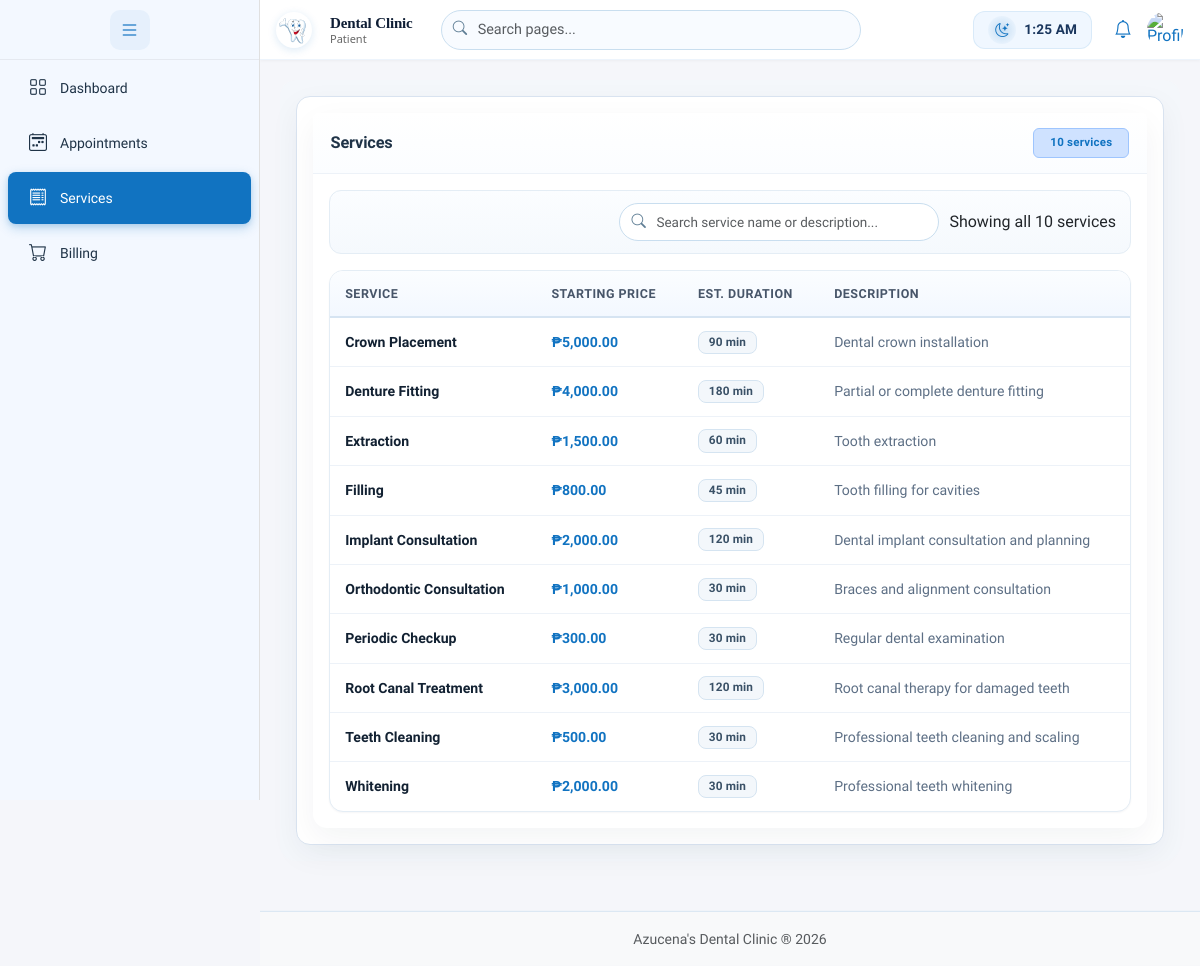
/patient/patient.php?page=services (signed in), run on the app's committed database.
### tables this page shows
CREATE TABLE `services` (
  `service_id` int(11) NOT NULL,
  `service_name` varchar(200) NOT NULL,
  `initial_price` decimal(12,2) NOT NULL DEFAULT 0.00,
  `description` text DEFAULT NULL,
  `created_at` datetime DEFAULT current_timestamp(),
  `added_by` int(11) DEFAULT NULL,
  `is_active` tinyint(1) NOT NULL DEFAULT 1,
  `requires_schedule` tinyint(1) NOT NULL DEFAULT 0,
  `default_duration_minutes` int(11) NOT NULL DEFAULT 30
);

### patient/patient_modules/services.php (the view, shortened to what this page needs)
<?php
include dirname(dirname(__DIR__)) . '/config/database.php';
$services = [];
$svcSql = "SELECT s.service_id,
                  s.service_name,
                  s.initial_price,
                  s.description,
                  s.default_duration_minutes,
                  COALESCE(ts.duration_minutes, s.default_duration_minutes, 30) AS service_duration_minutes
           FROM services s
           LEFT JOIN (
               SELECT t1.service_id, t1.duration_minutes
               FROM timeslot_service t1
               INNER JOIN (
                   SELECT service_id, MAX(id) AS max_id
                   FROM timeslot_service
                   GROUP BY service_id
               ) t2 ON t1.id = t2.max_id
           ) ts ON ts.service_id = s.service_id
           WHERE s.is_active = 1
           ORDER BY s.service_name ASC";
$svcRes = $conn->query($svcSql);
if ($svcRes) {
	while ($r = $svcRes->fetch_assoc()) $services[] = $r;
}
?>
<div class="card border-0">
	<div class="card-header d-flex flex-wrap justify-content-between align-items-center gap-2">
		<h5 class="card-title mb-0">Services</h5>
		<span class="badge bg-primary-subtle text-primary border border-primary-subtle px-3 py-2">
			<?php echo count($services); ?> service<?php echo count($services) === 1 ? '' : 's'; ?>
		</span>
	</div>
	<div class="card-body">
		<div class="unified-table-search-toolbar mb-3">
			<div class="unified-table-search-wrap">
				<input type="search" id="patientServicesSearch" class="form-control unified-table-search-input"
					placeholder="Search service name or description..." autocomplete="off" aria-label="Search services">
			</div>
			<div id="patientServicesSearchMeta" class="patient-appt-history-search-meta"></div>
		</div>
		<?php if (empty($services)): ?>
			<div class="text-center text-muted py-4">No services available.</div>
		<?php else: ?>
			<div class="table-responsive">
				<table class="table table-hover align-middle mb-0" id="patientServicesTable" data-skip-table-search="1">
					<thead>
						<tr>
							<th>Service</th>
							<th>Starting Price</th>
							<th>Est. Duration</th>
							<th>Description</th>
						</tr>
					</thead>
					<tbody>
						<?php foreach ($services as $s): ?>
							<?php
							$duration = (int)($s['service_duration_minutes'] ?? 0);
							$searchBlob = strtolower(trim(
								($s['service_name'] ?? '') . ' ' .
								($s['description'] ?? '') . ' ' .
								number_format((float)($s['initial_price'] ?? 0), 2)
							));
							?>
							<tr data-search="<?php echo htmlspecialchars($searchBlob, ENT_QUOTES, 'UTF-8'); ?>">
								<td class="fw-semibold"><?php echo htmlspecialchars($s['service_name']); ?></td>
								<td class="text-primary fw-semibold">₱<?php echo number_format((float)$s['initial_price'], 2); ?></td>
								<td>
									<?php if ($duration > 0): ?>
										<span class="badge bg-light text-dark border"><?php echo $duration; ?> min</span>
									<?php else: ?>
										<span class="text-muted">TBD</span>
									<?php endif; ?>
								</td>
								<td class="text-muted small" style="max-width: 420px;">
									<?php echo htmlspecialchars($s['description'] ?? '—'); ?>
								</td>
							</tr>
						<?php endforeach; ?>
					</tbody>
				</table>
			</div>
		<?php endif; ?>
	</div>
</div>

### assets/css/main.css (style rules this page uses)
:root { --primary-color: #1173c1; --primary-hover: #0a4f88; --primary-gradient: #1173c1; --primary-gradient-hover: #0a4f88; --profile-primary-color: #1173c1; --profile-primary-hover: #0a4f88; --bs-primary: #1173c1; --bs-primary-rgb: 17, 115, 193; --bs-info: #1173c1; --bs-info-rgb: 17, 115, 193; --bs-link-color: #1173c1; --bs-link-hover-color: #0a4f88; --bs-focus-ring-color: rgba(17, 115, 193, 0.25); --bs-nav-pills-link-active-bg: #1173c1; --bs-pagination-active-bg: #1173c1; --bs-pagination-active-border-color: #1173c1; --bs-dropdown-link-active-bg: #1173c1; --sidebar-bg: #f3f8ff; --sidebar-text: #1f3347; --header-bg: var(--primary-color); --border-color: #d6e4f2; --light-bg: #f5f6fa; --text-muted: #6c757d; --success: #28a745; --danger: #dc3545; --warning: #1173c1; --info: #1173c1; }
body { font-family: 'Mothwing', sans-serif; background-color: var(--light-bg); color: var(--sidebar-text); line-height: 1.6; overflow-x: hidden; }
.secretary-portal, .admin-portal, .doctor-portal, .patient-portal { display: flex; flex-direction: column; min-height: 100vh; }
.card { border: 1px solid var(--border-color); border-radius: 8px; box-shadow: 0 2px 8px rgba(0,0,0,0.05); background-color: white; }
.card-body { padding: 25px; }
.text-primary, .text-info, .link-primary, .link-info, a.text-primary, a.text-info, .btn-link { color: var(--primary-color) !important; }
#main table thead { background-color: transparent; border-bottom: 0; }
#main table thead th { border-bottom: 1px solid #dce8f4; }
table { width: 100%; border-collapse: collapse; }
table thead { background-color: var(--light-bg); border-bottom: 2px solid var(--border-color); }
table thead th { padding: 15px; text-align: left; font-weight: 700; color: var(--sidebar-text); font-size: 14px; border-bottom: 2px solid var(--primary-color); }
table tbody tr { border-bottom: 1px solid var(--border-color); transition: background-color 0.2s ease; }
table tbody td { padding: 15px; font-size: 14px; color: var(--sidebar-text); }
.unified-table-search-toolbar { display: flex; justify-content: flex-end; align-items: center; margin: 0 0 12px; gap: 10px; }
.unified-table-search-wrap { position: relative; width: min(340px, 100%); }
.unified-table-search-input { border-radius: 999px !important; border: 1px solid #c9deef !important; padding: 8px 34px 8px 36px !important; font-size: 0.9rem; background: #f8fbff; width: 100%; }
.section .card, .section .table-responsive, .section .module-section-nav { font-family: 'Mothwing', 'Segoe UI', Roboto, sans-serif; }
.section h5, .section h6, .card-title { font-family: 'Mothwing', 'Segoe UI', Roboto, sans-serif; }
#main .section .badge, #main .card-body .badge { font-family: 'Mothwing', 'Segoe UI', Roboto, sans-serif; font-weight: 600; font-size: 11.5px; letter-spacing: 0.02em; padding: 4px 10px; border-radius: 6px; }
#main .section .table, #main .card-body .table { font-family: 'Mothwing', 'Segoe UI', Roboto, sans-serif; font-size: 13.5px; color: var(--sidebar-text); }
#main .section .table th, #main .card-body .table th { font-weight: 700; font-size: 12.5px; text-transform: uppercase; letter-spacing: 0.04em; color: #475569; border-bottom-width: 2px; border-color: var(--border-color); }
#main .section .card-header, #main .card-body .card-header { background: #fff; border-bottom: 2px solid var(--border-color); font-family: 'Mothwing', 'Segoe UI', Roboto, sans-serif; }
#main .section .card-header h6, #main .section .card-header h5 { font-weight: 700; color: var(--sidebar-text); }
#main .section .form-control, #main .section .form-select, #main .card-body .form-control, #main .card-body .form-select { font-family: 'Mothwing', 'Segoe UI', Roboto, sans-serif; font-size: 13.5px; border-radius: 8px; border-color: var(--border-color); padding: 8px 12px; transition: border-color 0.2s ease, box-shadow 0.2s ease; }
#main .section h5 { font-size: 1.1rem; font-weight: 700; color: var(--sidebar-text); }

### assets/css/patient-mobile.css (style rules this page uses)
body.patient-portal { -webkit-text-size-adjust: 100%; }

### assets/css/portal-header-mobile.css (style rules this page uses)
body.patient-portal, body.doctor-portal, body.secretary-portal, body.admin-portal { -webkit-text-size-adjust: 100%; }

### data on the page
services: service_name "Crown Placement", initial_price "5,000.00", duration "90", description "Dental crown installation"
services: service_name "Denture Fitting", initial_price "4,000.00", duration "180", description "Partial or complete denture fitting"
services: service_name "Extraction", initial_price "1,500.00", duration "60", description "Tooth extraction"
services: service_name "Filling", initial_price "800.00", duration "45", description "Tooth filling for cavities"
services: service_name "Implant Consultation", initial_price "2,000.00", duration "120", description "Dental implant consultation and planning"
services: service_name "Orthodontic Consultation", initial_price "1,000.00", duration "30", description "Braces and alignment consultation"
services: service_name "Periodic Checkup", initial_price "300.00", duration "30", description "Regular dental examination"
services: service_name "Root Canal Treatment", initial_price "3,000.00", duration "120", description "Root canal therapy for damaged teeth"
services: service_name "Teeth Cleaning", initial_price "500.00", duration "30", description "Professional teeth cleaning and scaling"
services: service_name "Whitening", initial_price "2,000.00", duration "30", description "Professional teeth whitening"

### other printed values
$header_role_label "Patient"
count($services) "10"
